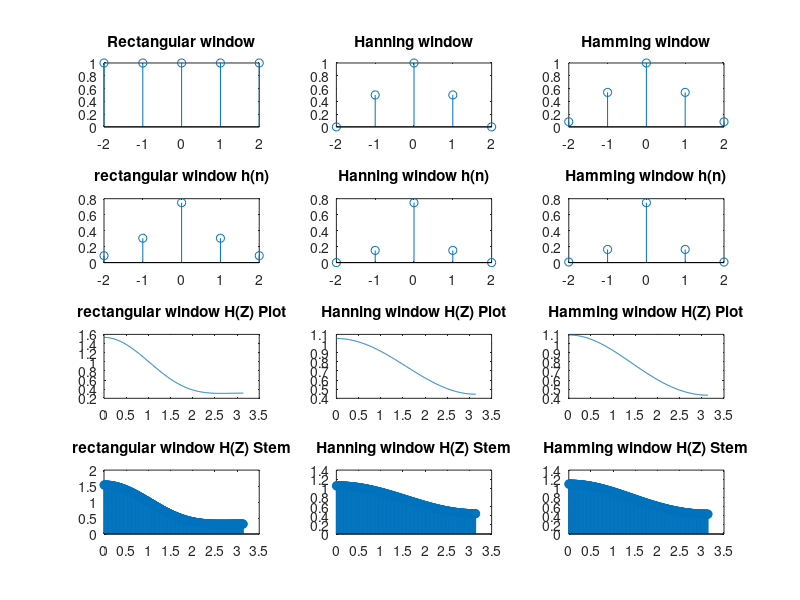

MATLAB code for this plot:
clc;
clear all;
wc=input('enter cut off frequency:');
N=input('Enter N:');
for n=-(N-1)/2 :(N-1)/2
   if(n==0)
        hd(n+1+((N-1)/2))=0.75;  
    else
        hd(n+1+((N-1)/2))=-1*(sin(n*wc)/(n*pi));
    end
end
%disp(hd);
n=-(N-1)/2 :(N-1)/2;
w1=ones(1,N);
w2=0.5+0.5*cos(2*pi*n/(N-1));
w3=0.54+0.46*cos(2*pi*n/(N-1));
subplot(4,3,1);
stem(n,w1);
title('Rectangular window');
subplot(4,3,2);
stem(n,w2);
title('Hanning window');
subplot(4,3,3);
stem(n,w3);
title('Hamming window');
h1=hd.*w1;
%disp(h1)
h2=hd.*w2;
%disp(h2)
h3=hd.*w3;
%disp(h3)
n=-(N-1)/2 :(N-1)/2;
subplot(4,3,4)
stem(n,h1);
title('rectangular window h(n)');
subplot(4,3,5)
stem(n,h2);
title('Hanning window h(n)');
subplot(4,3,6)
stem(n,h3);
title('Hamming window h(n)');
 a=0;
for w=0:0.01:pi
    a=a+1;
    H1(a)=0;
    H2(a)=0;
    H3(a)=0;
     for l=1:N
        H1(a)= H1(a) + h1(l) * exp(-i*w*l);
        H2(a)= H2(a) + h2(l) * exp(-i*w*l);
        H3(a)= H3(a) + h3(l) * exp(-i*w*l);
     end
end
%disp(a);
w=0:0.01:pi;
subplot(4,3,7);
plot(w,abs(H1));
title('rectangular window H(Z) Plot');
subplot(4,3,8)
plot(w,abs(H2));
title('Hanning window H(Z) Plot');
subplot(4,3,9)
plot(w,abs(H3));
title('Hamming window H(Z) Plot');
subplot(4,3,10);
stem(w,abs(H1));
title('rectangular window H(Z) Stem');
subplot(4,3,11)
stem(w,abs(H2));
title('Hanning window H(Z) Stem');
subplot(4,3,12)
stem(w,abs(H3));
title('Hamming window H(Z) Stem');
        
        

